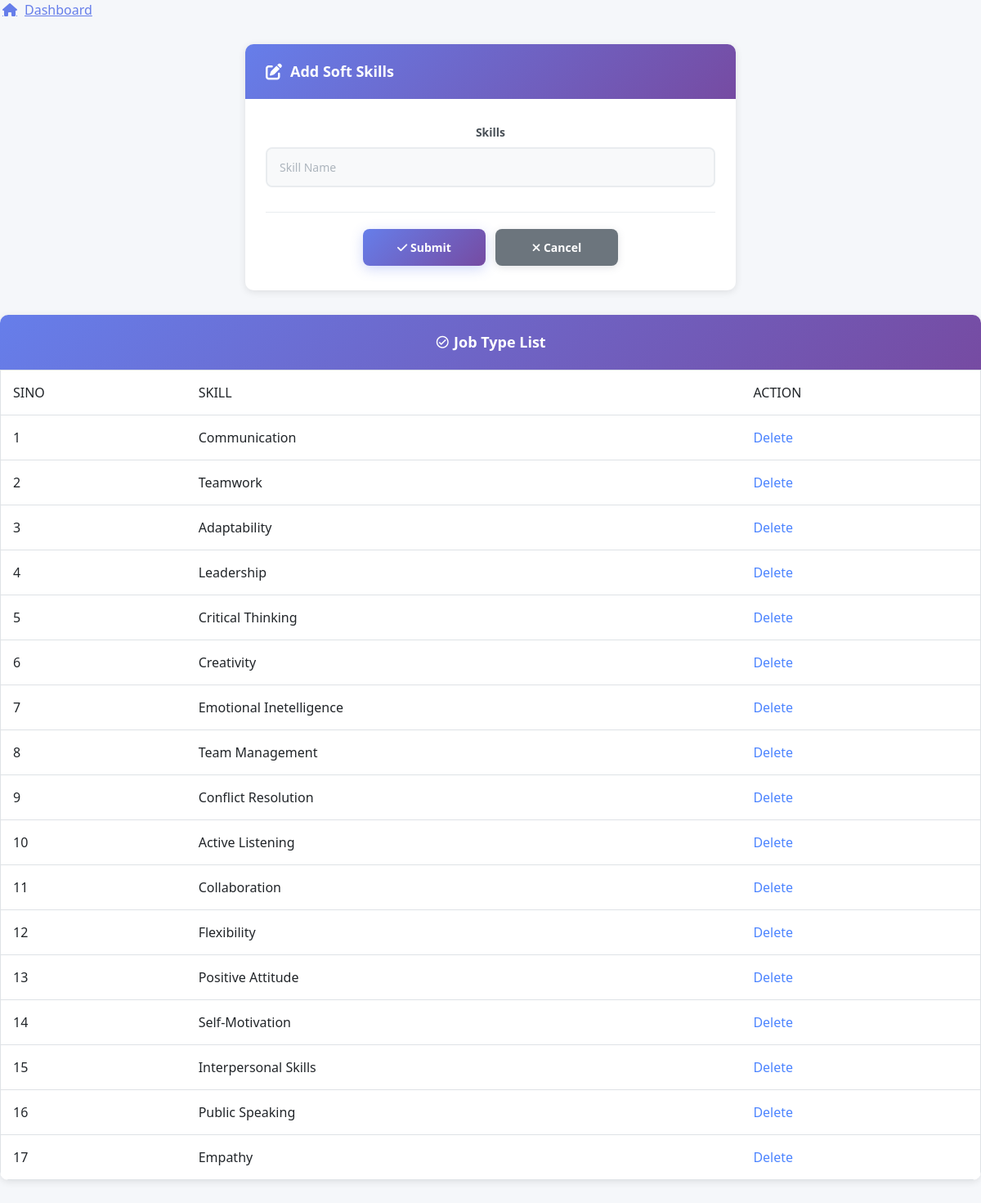
/Admin/SoftSkill.php, run on the app's committed database.
### tables this page shows
CREATE TABLE `tbl_soft_skills` (
  `soft_skill_id` int(11) NOT NULL,
  `soft_skill_name` varchar(50) NOT NULL
);

### Admin/SoftSkill.php (the view, shortened to what this page needs)
<?php
include("../Assets/Connection/connection.php");
		?>
<!DOCTYPE html PUBLIC "-//W3C//DTD XHTML 1.0 Transitional//EN" "http://www.w3.org/TR/xhtml1/DTD/xhtml1-transitional.dtd">
<html xmlns="http://www.w3.org/1999/xhtml">
<head>
<link rel="stylesheet" href="https://cdnjs.cloudflare.com/ajax/libs/MaterialDesign-Webfont/7.0.96/css/materialdesignicons.min.css">
    <link href="https://cdnjs.cloudflare.com/ajax/libs/bootstrap/5.3.0/css/bootstrap.min.css" rel="stylesheet">
    <link rel="stylesheet" href="https://cdnjs.cloudflare.com/ajax/libs/font-awesome/6.4.0/css/all.min.css">
    <link rel="stylesheet" href="../Assets/Templates/Admin/Admin-Template/Styles/Dashboard.css">
    <link rel="stylesheet" href="../Assets/Templates/Admin/Admin-Template/Styles/ButtonImage.css">
	  <link rel="stylesheet" href="../Assets/Templates/Admin/Admin-Template/Styles/FormsTextbox.css">
</head>
<body>
<p> <a href="AdminHome.php" class="link-with-icon">
        <i class="fas fa-home"></i>
        Dashboard
        </a>
</p>
<center>
<form id="form1" name="form1" method="post" action="">
  <div class="form-container">
    <div class="form-header">
      <i class="fas fa-edit"></i> Add Soft Skills
    </div>
    <div class="form-body">
      <div class="form-group">
        <label for="txt_name2" class="form-label">Skills</label>
        <input type="text" name="txt_name" id="txt_name2" class="form-control" placeholder="Skill Name" required />
      </div>
      <div class="form-actions">
        <button type="submit" name="btn_submit" id="btn_submit" class="btn-primary">
          <i class="fas fa-check"></i> Submit
        </button>
        <button type="reset" name="txt_cancel" id="txt_cancel" class="btn-secondary">
          <i class="fas fa-times"></i> Cancel
        </button>
      </div>
    </div>
</div>
<div class="table-container">
<div class="table-header">
<i class="mdi mdi-check-circle-outline"></i> Job Type List
</div>
  <div class="table-responsive">
<table border="1" height="150" class="table">
   <tr>
         <td>SINO</td>
         <td>SKILL</td>
         <td>ACTION</td>
   </tr>
   <?php
   $i=0;
   $selqry="select * from tbl_soft_skills ";
   $rows=$con->query($selqry);
   while($data=$rows->fetch_assoc())
   {
	    $i++;
	?>
	<tr>
         <td><?php echo $i ?></td>
        <td><?php echo $data['soft_skill_name'] ?></td>
        <td><a href="SoftSkill.php? clrID=<?php echo $data['soft_skill_id']?>">Delete</a></td>
</tr>
   <?php
   }
   ?>
 </table>
 </div>
 </div>
</form>
</center>
</body>
</html>

### Assets/Templates/Admin/Admin-Template/Styles/Dashboard.css (style rules this page uses)
:root { --primary-color: #4c84ff; --secondary-color: #6c757d; --success-color: #28a745; --danger-color: #dc3545; --warning-color: #ffc107; --info-color: #17a2b8; --light-color: #f8f9fa; --dark-color: #343a40; --sidebar-width: 280px; }
* { margin: 0; padding: 0; box-sizing: border-box; }
body { font-family: 'Segoe UI', Tahoma, Geneva, Verdana, sans-serif; background-color: #f5f7fa; color: #333; }
.table-container { background: white; border-radius: 10px; box-shadow: 0 2px 10px rgba(0,0,0,0.1); margin-bottom: 30px; overflow: hidden; }
.table-header { background: linear-gradient(135deg, #667eea 0%, #764ba2 100%); color: white; padding: 20px 25px; font-size: 18px; font-weight: 600; }
.table-responsive { border-radius: 0 0 10px 10px; }
.table { margin-bottom: 0; }
.table td { padding: 15px; vertical-align: middle; border-bottom: 1px solid #dee2e6; }
.table-container { animation: fadeIn 0.5s ease; }

### Assets/Templates/Admin/Admin-Template/Styles/ButtonImage.css (style rules this page uses)
.btn-primary { padding: 12px 30px; background: linear-gradient(135deg, #667eea 0%, #764ba2 100%); color: white; border: none; border-radius: 8px; font-size: 14px; font-weight: 600; cursor: pointer; text-decoration: none; display: inline-block; transition: all 0.3s ease; box-shadow: 0 4px 15px rgba(102, 126, 234, 0.3); }
.btn-secondary { padding: 12px 30px; background: #6c757d; color: white; border: none; border-radius: 8px; font-size: 14px; font-weight: 600; cursor: pointer; text-decoration: none; display: inline-block; transition: all 0.3s ease; box-shadow: 0 2px 10px rgba(108, 117, 125, 0.2); }
a { color: #4c84ff; text-decoration: none; transition: all 0.3s ease; }
.link-with-icon { display: inline-flex; align-items: center; gap: 8px; color: #4c84ff; text-decoration: none; font-weight: 500; transition: all 0.3s ease; }
.link-with-icon i { font-size: 16px; transition: transform 0.3s ease; }

### Assets/Templates/Admin/Admin-Template/Styles/FormsTextbox.css (style rules this page uses)
.form-container { background: white; border-radius: 10px; box-shadow: 0 2px 10px rgba(0,0,0,0.1); max-width: 600px; margin: 30px auto; overflow: hidden; animation: fadeIn 0.5s ease; }
.form-header { background: linear-gradient(135deg, #667eea 0%, #764ba2 100%); color: white; padding: 20px 25px; font-size: 18px; font-weight: 600; display: flex; align-items: center; gap: 10px; }
.form-header i { font-size: 20px; }
.form-body { padding: 30px 25px; }
.form-group { margin-bottom: 25px; }
.form-label { display: block; margin-bottom: 8px; color: #495057; font-weight: 600; font-size: 14px; }
.form-control { width: 100%; padding: 12px 15px; border: 2px solid #e9ecef; border-radius: 8px; font-size: 14px; font-family: 'Segoe UI', Tahoma, Geneva, Verdana, sans-serif; color: #495057; background-color: #f8f9fa; transition: all 0.3s ease; outline: none; }
.form-control::placeholder { color: #adb5bd; }
.form-actions { display: flex; gap: 12px; justify-content: center; margin-top: 30px; padding-top: 20px; border-top: 1px solid #e9ecef; }
.form-actions button, .form-actions input[type="submit"], .form-actions input[type="reset"], .form-actions input[type="button"] { flex: 1; max-width: 150px; }

### data on the page
tbl_soft_skills: soft_skill_name "Communication"
tbl_soft_skills: soft_skill_name "Teamwork"
tbl_soft_skills: soft_skill_name "Adaptability"
tbl_soft_skills: soft_skill_name "Leadership"
tbl_soft_skills: soft_skill_name "Critical Thinking"
tbl_soft_skills: soft_skill_name "Creativity"
tbl_soft_skills: soft_skill_name "Emotional Inetelligence"
tbl_soft_skills: soft_skill_name "Team Management"
tbl_soft_skills: soft_skill_name "Conflict Resolution"
tbl_soft_skills: soft_skill_name "Active Listening"
tbl_soft_skills: soft_skill_name "Collaboration"
tbl_soft_skills: soft_skill_name "Flexibility"
tbl_soft_skills: soft_skill_name "Positive Attitude"
tbl_soft_skills: soft_skill_name "Self-Motivation"
tbl_soft_skills: soft_skill_name "Interpersonal Skills"
tbl_soft_skills: soft_skill_name "Public Speaking"
tbl_soft_skills: soft_skill_name "Empathy"
